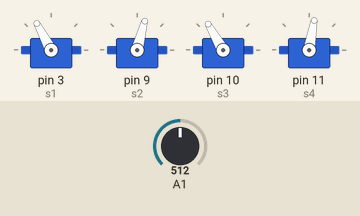
Recording of a sketch running on a simulated Arduino Uno, built with avr-gcc and run on an emulated ATmega328P. Shown: 4 × servo. The test bench sets the inputs (shaded band); at power-on: A1 = 512.

Above: at 1.8 s.
1.9 s: A1 set to 258
5.5 s: A1 set to 233
At 6.9 s:
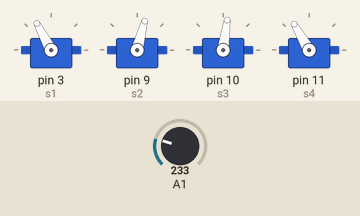
7.5 s: A1 set to 261
At 8.0 s:
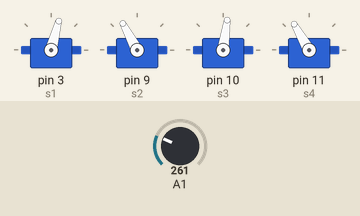
11.6 s: A1 set to 241
At 13.0 s:
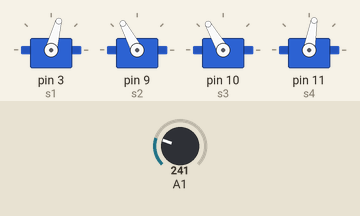
Timing chart, 0 to 14.6 s (numbered marks = the images above; inputs shaded):
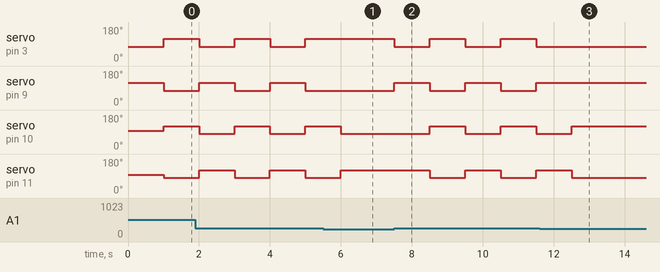

The sketch:

Servo_pinching_calibration.ino
```cpp
#include <Servo.h>
Servo s1;
Servo s2;
Servo s3;
Servo s4;
boolean system_state=0; //Set the state of the system: 0=State 1; 1=State 2
int initAngle = 96; //Specify the initial angle for all servos here
int dly = 1000; //Delay time in ms between switching inlet and outlet valves

void setup() {
//Assign each servo to an Arduino pin
s1.attach(3);
s2.attach(9);
s3.attach(10);
s4.attach(11);

//Position each servo at the specified initial angle, initAngle
s1.write(initAngle);
s2.write(initAngle);
s3.write(initAngle);
s4.write(initAngle);
}

void loop() {
while (analogRead(A1)<251){ //Loop without switching, until triggered
  digitalWrite(13, LOW);
}
digitalWrite(13, LOW);
system_state=!system_state; //Switch the system state

//The servo positions that are used for states 2 and 1 can be adjusted
//by the user below to optimize the degree of tube pinching that occurs.
if (system_state){ //Switch system state 2 to state 1
  s1.write(75); //Move servo s1 to 75 degrees
  s2.write(118); //Move servo s2 to 118 degrees
  delay(dly); //Pausing time, ms
  s3.write(120); //Move servo s3 to 120 degrees
  s4.write(80); //Move servo s4 to 80 degrees
} else { //Switch system state 1 to state 2
  s1.write(118); //Move servo s1 to 118 degrees
  s2.write(75); //Move servo s2 to 75 degrees
  delay(dly); //Pausing time, ms
  s3.write(82); //Move servo s3 to 82 degrees
  s4.write(120); //Move servo s4 to 120 degrees
}
}
```

Measured:
- the behaviour switches between 251 and 250 on A1 (found by bisection; images 0 and 1)
- after the input at 5.5 s, servo on pin 3 (s1): stays 118° (without the input it goes to 75° after 0.50 s); servo on pin 9 (s2): stays 75° (without the input it goes to 118° after 0.50 s); servo on pin 10 (s3): goes on until 6.0 s, then stays 82°; servo on pin 11 (s4): goes on until 6.0 s, then stays 120°
- after the input at 7.5 s, servo on pin 3 (s1), servo on pin 9 (s2): alternates 118° for 1.0 s and 75° for 1.0 s, starting at once; servo on pin 10 (s3): alternates 120° for 1.0 s and 82° for 1.0 s, starting after 1.0 s; servo on pin 11 (s4): alternates 120° for 1.0 s and 80° for 1.0 s, starting after 1.0 s
- after the input at 11.6 s, servo on pin 3 (s1): stays 75° (without the input it goes to 118° after 0.90 s); servo on pin 9 (s2): stays 118° (without the input it goes to 75° after 0.90 s); servo on pin 10 (s3): goes on until 12.5 s, then stays 120°; servo on pin 11 (s4): goes on until 12.5 s, then stays 80°
- by itself, servo on pin 3 (s1), servo on pin 9 (s2): alternates 118° for 1.0 s and 75° for 1.0 s
- by itself, servo on pin 10 (s3): alternates 120° for 1.0 s and 82° for 1.0 s
- by itself, servo on pin 11 (s4): alternates 120° for 1.0 s and 80° for 1.0 s
